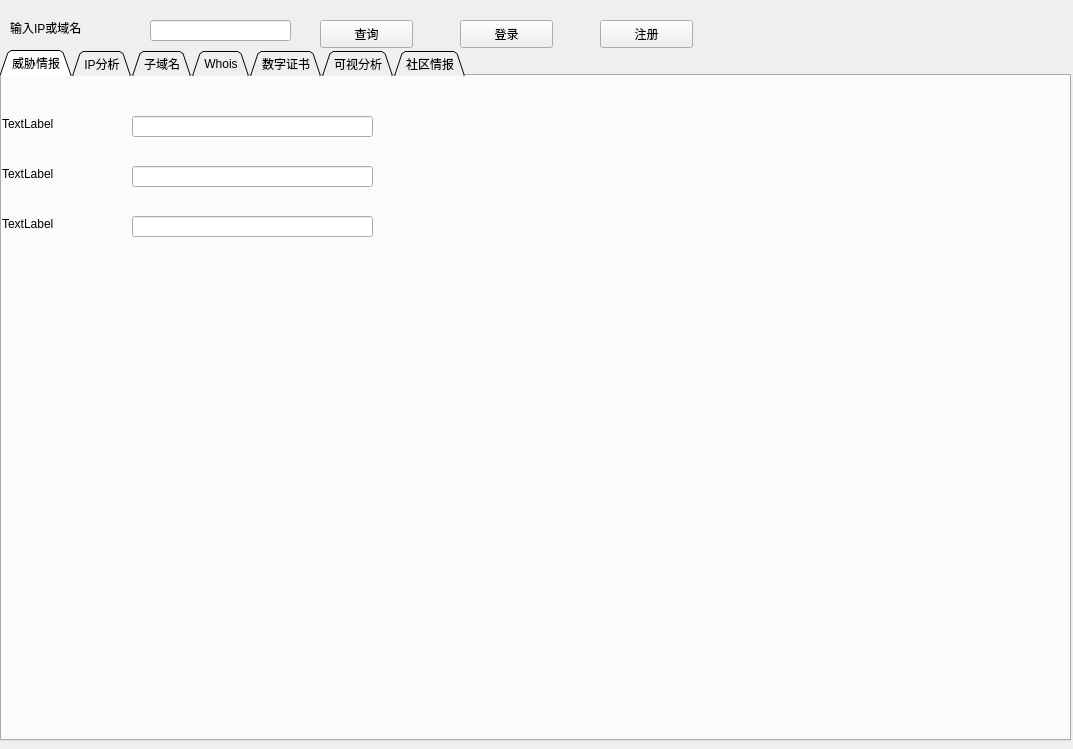
<?xml version="1.0" encoding="UTF-8"?>
<ui version="4.0">
 <class>Form</class>
 <widget class="QWidget" name="Form">
  <property name="geometry">
   <rect>
    <x>0</x>
    <y>0</y>
    <width>1073</width>
    <height>749</height>
   </rect>
  </property>
  <property name="windowTitle">
   <string>Form</string>
  </property>
  <widget class="QTabWidget" name="tabWidget">
   <property name="geometry">
    <rect>
     <x>0</x>
     <y>50</y>
     <width>1071</width>
     <height>691</height>
    </rect>
   </property>
   <property name="minimumSize">
    <size>
     <width>1071</width>
     <height>691</height>
    </size>
   </property>
   <property name="tabPosition">
    <enum>QTabWidget::North</enum>
   </property>
   <property name="tabShape">
    <enum>QTabWidget::Triangular</enum>
   </property>
   <property name="currentIndex">
    <number>0</number>
   </property>
   <property name="iconSize">
    <size>
     <width>50</width>
     <height>30</height>
    </size>
   </property>
   <widget class="QWidget" name="tab1">
    <attribute name="title">
     <string>威胁情报</string>
    </attribute>
    <widget class="QLabel" name="label">
     <property name="geometry">
      <rect>
       <x>0</x>
       <y>40</y>
       <width>91</width>
       <height>16</height>
      </rect>
     </property>
     <property name="text">
      <string>TextLabel</string>
     </property>
    </widget>
    <widget class="QLineEdit" name="lineEdit_2">
     <property name="geometry">
      <rect>
       <x>130</x>
       <y>40</y>
       <width>241</width>
       <height>21</height>
      </rect>
     </property>
    </widget>
    <widget class="QLineEdit" name="lineEdit_3">
     <property name="geometry">
      <rect>
       <x>130</x>
       <y>90</y>
       <width>241</width>
       <height>21</height>
      </rect>
     </property>
    </widget>
    <widget class="QLabel" name="label_2">
     <property name="geometry">
      <rect>
       <x>0</x>
       <y>90</y>
       <width>91</width>
       <height>16</height>
      </rect>
     </property>
     <property name="text">
      <string>TextLabel</string>
     </property>
    </widget>
    <widget class="QLineEdit" name="lineEdit_4">
     <property name="geometry">
      <rect>
       <x>130</x>
       <y>140</y>
       <width>241</width>
       <height>21</height>
      </rect>
     </property>
    </widget>
    <widget class="QLabel" name="label_3">
     <property name="geometry">
      <rect>
       <x>0</x>
       <y>140</y>
       <width>91</width>
       <height>16</height>
      </rect>
     </property>
     <property name="text">
      <string>TextLabel</string>
     </property>
    </widget>
   </widget>
   <widget class="QWidget" name="tab2">
    <attribute name="title">
     <string>IP分析</string>
    </attribute>
    <widget class="QLineEdit" name="lineEdit_8">
     <property name="geometry">
      <rect>
       <x>130</x>
       <y>40</y>
       <width>241</width>
       <height>21</height>
      </rect>
     </property>
    </widget>
    <widget class="QLabel" name="label_7">
     <property name="geometry">
      <rect>
       <x>0</x>
       <y>40</y>
       <width>91</width>
       <height>16</height>
      </rect>
     </property>
     <property name="text">
      <string>TextLabel</string>
     </property>
    </widget>
    <widget class="QLineEdit" name="lineEdit_27">
     <property name="geometry">
      <rect>
       <x>130</x>
       <y>90</y>
       <width>241</width>
       <height>21</height>
      </rect>
     </property>
    </widget>
    <widget class="QLineEdit" name="lineEdit_28">
     <property name="geometry">
      <rect>
       <x>130</x>
       <y>140</y>
       <width>241</width>
       <height>21</height>
      </rect>
     </property>
    </widget>
    <widget class="QLabel" name="label_26">
     <property name="geometry">
      <rect>
       <x>0</x>
       <y>90</y>
       <width>91</width>
       <height>16</height>
      </rect>
     </property>
     <property name="text">
      <string>TextLabel</string>
     </property>
    </widget>
    <widget class="QLabel" name="label_27">
     <property name="geometry">
      <rect>
       <x>0</x>
       <y>140</y>
       <width>91</width>
       <height>16</height>
      </rect>
     </property>
     <property name="text">
      <string>TextLabel</string>
     </property>
    </widget>
   </widget>
   <widget class="QWidget" name="tab3">
    <attribute name="title">
     <string>子域名</string>
    </attribute>
    <widget class="QLineEdit" name="lineEdit_9">
     <property name="geometry">
      <rect>
       <x>130</x>
       <y>40</y>
       <width>241</width>
       <height>21</height>
      </rect>
     </property>
    </widget>
    <widget class="QLabel" name="label_8">
     <property name="geometry">
      <rect>
       <x>0</x>
       <y>40</y>
       <width>91</width>
       <height>16</height>
      </rect>
     </property>
     <property name="text">
      <string>TextLabel</string>
     </property>
    </widget>
    <widget class="QLineEdit" name="lineEdit_10">
     <property name="geometry">
      <rect>
       <x>130</x>
       <y>90</y>
       <width>241</width>
       <height>21</height>
      </rect>
     </property>
    </widget>
    <widget class="QLineEdit" name="lineEdit_11">
     <property name="geometry">
      <rect>
       <x>130</x>
       <y>140</y>
       <width>241</width>
       <height>21</height>
      </rect>
     </property>
    </widget>
    <widget class="QLabel" name="label_9">
     <property name="geometry">
      <rect>
       <x>0</x>
       <y>90</y>
       <width>91</width>
       <height>16</height>
      </rect>
     </property>
     <property name="text">
      <string>TextLabel</string>
     </property>
    </widget>
    <widget class="QLabel" name="label_10">
     <property name="geometry">
      <rect>
       <x>0</x>
       <y>140</y>
       <width>91</width>
       <height>16</height>
      </rect>
     </property>
     <property name="text">
      <string>TextLabel</string>
     </property>
    </widget>
   </widget>
   <widget class="QWidget" name="tab4">
    <attribute name="title">
     <string>Whois</string>
    </attribute>
    <widget class="QLabel" name="label_11">
     <property name="geometry">
      <rect>
       <x>0</x>
       <y>40</y>
       <width>91</width>
       <height>16</height>
      </rect>
     </property>
     <property name="text">
      <string>TextLabel</string>
     </property>
    </widget>
    <widget class="QLabel" name="label_12">
     <property name="geometry">
      <rect>
       <x>0</x>
       <y>90</y>
       <width>91</width>
       <height>16</height>
      </rect>
     </property>
     <property name="text">
      <string>TextLabel</string>
     </property>
    </widget>
    <widget class="QLineEdit" name="lineEdit_12">
     <property name="geometry">
      <rect>
       <x>130</x>
       <y>90</y>
       <width>241</width>
       <height>21</height>
      </rect>
     </property>
    </widget>
    <widget class="QLineEdit" name="lineEdit_13">
     <property name="geometry">
      <rect>
       <x>130</x>
       <y>140</y>
       <width>241</width>
       <height>21</height>
      </rect>
     </property>
    </widget>
    <widget class="QLineEdit" name="lineEdit_14">
     <property name="geometry">
      <rect>
       <x>130</x>
       <y>40</y>
       <width>241</width>
       <height>21</height>
      </rect>
     </property>
    </widget>
    <widget class="QLabel" name="label_13">
     <property name="geometry">
      <rect>
       <x>0</x>
       <y>140</y>
       <width>91</width>
       <height>16</height>
      </rect>
     </property>
     <property name="text">
      <string>TextLabel</string>
     </property>
    </widget>
   </widget>
   <widget class="QWidget" name="tab5">
    <attribute name="title">
     <string>数字证书</string>
    </attribute>
    <widget class="QLabel" name="label_14">
     <property name="geometry">
      <rect>
       <x>0</x>
       <y>40</y>
       <width>91</width>
       <height>16</height>
      </rect>
     </property>
     <property name="text">
      <string>TextLabel</string>
     </property>
    </widget>
    <widget class="QLabel" name="label_15">
     <property name="geometry">
      <rect>
       <x>0</x>
       <y>90</y>
       <width>91</width>
       <height>16</height>
      </rect>
     </property>
     <property name="text">
      <string>TextLabel</string>
     </property>
    </widget>
    <widget class="QLineEdit" name="lineEdit_15">
     <property name="geometry">
      <rect>
       <x>130</x>
       <y>90</y>
       <width>241</width>
       <height>21</height>
      </rect>
     </property>
    </widget>
    <widget class="QLineEdit" name="lineEdit_16">
     <property name="geometry">
      <rect>
       <x>130</x>
       <y>140</y>
       <width>241</width>
       <height>21</height>
      </rect>
     </property>
    </widget>
    <widget class="QLineEdit" name="lineEdit_17">
     <property name="geometry">
      <rect>
       <x>130</x>
       <y>40</y>
       <width>241</width>
       <height>21</height>
      </rect>
     </property>
    </widget>
    <widget class="QLabel" name="label_16">
     <property name="geometry">
      <rect>
       <x>0</x>
       <y>140</y>
       <width>91</width>
       <height>16</height>
      </rect>
     </property>
     <property name="text">
      <string>TextLabel</string>
     </property>
    </widget>
   </widget>
   <widget class="QWidget" name="tab6">
    <attribute name="title">
     <string>可视分析</string>
    </attribute>
   </widget>
   <widget class="QWidget" name="tab7">
    <attribute name="title">
     <string>社区情报</string>
    </attribute>
   </widget>
  </widget>
  <widget class="QLabel" name="label1">
   <property name="geometry">
    <rect>
     <x>10</x>
     <y>20</y>
     <width>101</width>
     <height>16</height>
    </rect>
   </property>
   <property name="text">
    <string>输入IP或域名</string>
   </property>
  </widget>
  <widget class="QLineEdit" name="lineEdit">
   <property name="geometry">
    <rect>
     <x>150</x>
     <y>20</y>
     <width>141</width>
     <height>21</height>
    </rect>
   </property>
  </widget>
  <widget class="QPushButton" name="search">
   <property name="geometry">
    <rect>
     <x>320</x>
     <y>20</y>
     <width>93</width>
     <height>28</height>
    </rect>
   </property>
   <property name="text">
    <string>查询</string>
   </property>
  </widget>
  <widget class="QPushButton" name="login">
   <property name="geometry">
    <rect>
     <x>460</x>
     <y>20</y>
     <width>93</width>
     <height>28</height>
    </rect>
   </property>
   <property name="text">
    <string>登录</string>
   </property>
  </widget>
  <widget class="QPushButton" name="register_2">
   <property name="geometry">
    <rect>
     <x>600</x>
     <y>20</y>
     <width>93</width>
     <height>28</height>
    </rect>
   </property>
   <property name="text">
    <string>注册</string>
   </property>
  </widget>
 </widget>
 <resources/>
 <connections/>
</ui>
